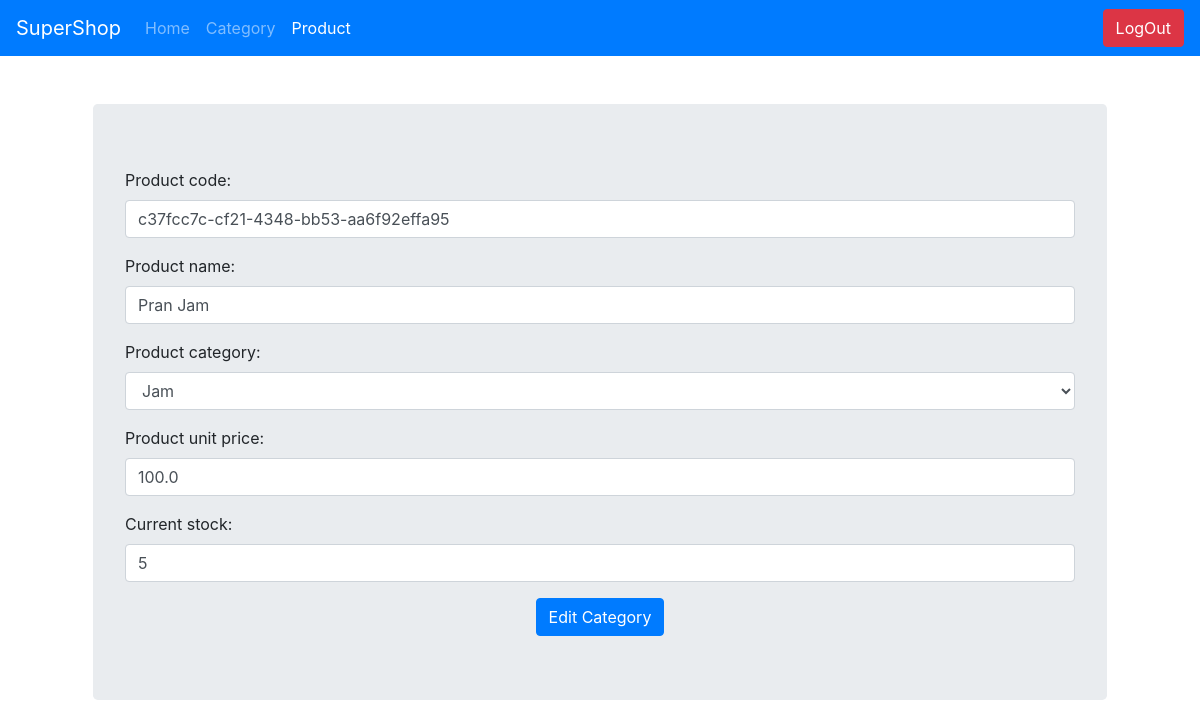
The app's page /supershop_admin/product/edit__1/ (signed in) with its own data.
### supershop_app/models.py (models this page shows, shortened)
class Product(models.Model):
    id = models.AutoField(primary_key=True)
    product_code = models.UUIDField(default=uuid.uuid4)
    product_name = models.CharField(max_length=255, blank=False, null=False, unique=True)
    product_category = models.ForeignKey(ProductCategory, on_delete=models.CASCADE)
    product_unit_price = models.FloatField(default=0.0)
    current_stock = models.PositiveIntegerField(default=0)

### supershop_app/views.py (the view, shortened to what this page needs)
# urls.py: path('supershop_admin/product/<str:ops>/', views.admin_product_operation, name="admin_product_operation"),
@login_required(login_url='/supershop_admin/')
def admin_product_operation(request, ops):
    if request.method == "POST":
        if ops == 'add':
            form = ProductForm(request.POST)
            if form.is_valid():
                messages.success(request, "Succesfully added.")
                form.save()
            else:
                messages.error(request, "Something Went Wrong.")
            return redirect("/supershop_admin/product/add/")
        elif 'edit' in ops:
            cat_id = ops.split('__')[-1]
            cat = models.Product.objects.filter(pk=cat_id).first()
            form = ProductEditForm(request.POST, instance=cat)
            if form.is_valid():
                form.save()
                messages.success(request, "Succesfully Updated.")
            else:
                messages.error(request, "Something Went Wrong.")
            return redirect("/supershop_admin/category/view/")
        elif 'delete' in ops:
            prod_id = ops.split('__')[-1]
            cat = models.Product.objects.filter(pk=prod_id).delete()
            return JsonResponse(1, safe=False)
    elif request.method == 'GET':
        if ops == 'add':
            form = ProductForm()
            return render(request, "all_forms.html",
                          context={"is_logged_in": request.user.is_authenticated,
                                   "form": form,
                                   "title": "Add Product",
                                   "admin": 1,
                                   'logout': request.user.is_authenticated,
                                   "btn_name": "ADD Product",
                                   "admin_product": "active"})
        elif 'edit' in ops:
            prod_id = ops.split('__')[-1]
            prod = models.Product.objects.filter(pk=prod_id).first()
            form = ProductEditForm(initial={"product_code": prod.product_code,
                                            "product_name": prod.product_name,
                                            "product_category": prod.product_category,
                                            "product_unit_price": prod.product_unit_price,
                                            "current_stock": prod.current_stock
                                            })
            return render(request, "all_forms.html",
                          context={'is_logged_in': request.user.is_authenticated,
                                   "form": form,
                                   "title": "Edit Category",
                                   "admin": 1,
                                   'logout': request.user.is_authenticated,
                                   "btn_name": "Edit Category",
                                   "admin_product": "active"})
        else:
            return redirect("admin_product")

### supershop_app/forms.py
class ProductEditForm(forms.ModelForm):
    product_name = forms.CharField(max_length=255, required=True,
                                   widget=forms.TextInput(attrs={'class': 'form-control'}))
    product_code = forms.CharField(max_length=255, required=True,
                                   widget=forms.TextInput(attrs={'class': 'form-control'}))
    product_category = forms.ModelChoiceField(queryset=ProductCategory.objects.all(), required=True,
                                              widget=forms.Select(attrs={'class': 'form-control'}))
    product_unit_price = forms.CharField(max_length=255, required=True,
                                         widget=forms.TextInput(attrs={'class': 'form-control'}))
    current_stock = forms.CharField(max_length=255, required=True,
                                    widget=forms.TextInput(attrs={'class': 'form-control'}))
    class Meta:
        model = ProductCategory
        fields = ('product_code', 'product_name', 'product_category', 'product_unit_price', 'current_stock')

### supershop_app/models.py (called while the page is built)
    def __str__(self):
        return self.category_name

### supershop_app/templates/supershop_app/all_forms.html (shortened to what this page needs)
{% extends 'base.html' %}
{% load static %}
{% block content %}
    <div class="container">
        <div class="jumbotron m-5">
            <form method="post">
                <div class="justify-center">
                    {{ form.as_p }}
                </div>
                <div class="text-center">
                    <button class="btn btn-primary">{{ btn_name }}</button>
                </div>
            </form>
        </div>
    </div>
{% endblock %}

### records on screen
Product: product_code "c37fcc7c-cf21-4348-bb53-aa6f92effa95", product_name "Pran Jam", product_category "Jam", product_unit_price "100.0", current_stock "5"

### other values on screen
{{ btn_name }} "Edit Category"
